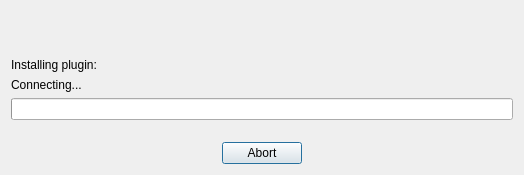
<ui version="4.0" >
 <author>Matthew Perry, Borys Jurgiel</author>
 <class>QgsPluginInstallerInstallingDialog</class>
 <widget class="QDialog" name="QgsPluginInstallerInstallingDialog" >
  <property name="geometry" >
   <rect>
    <x>0</x>
    <y>0</y>
    <width>520</width>
    <height>175</height>
   </rect>
  </property>
  <property name="windowTitle" >
   <string>QGIS Python Plugin Installer</string>
  </property>
  <property name="windowIcon" >
   <iconset resource="resources.qrc" >:/plugins/installer/qgis-icon.png</iconset>
  </property>
  <layout class="QGridLayout" >
   <item row="0" column="0" >
    <spacer>
     <property name="orientation" >
      <enum>Qt::Vertical</enum>
     </property>
     <property name="sizeType" >
      <enum>QSizePolicy::MinimumExpanding</enum>
     </property>
     <property name="sizeHint" >
      <size>
       <width>502</width>
       <height>16</height>
      </size>
     </property>
    </spacer>
   </item>
   <item row="1" column="0" >
    <layout class="QHBoxLayout" >
     <item>
      <widget class="QLabel" name="label" >
       <property name="text" >
        <string>Installing plugin:</string>
       </property>
      </widget>
     </item>
     <item>
      <widget class="QLabel" name="labelName" >
       <property name="sizePolicy" >
        <sizepolicy vsizetype="Preferred" hsizetype="Expanding" >
         <horstretch>0</horstretch>
         <verstretch>0</verstretch>
        </sizepolicy>
       </property>
       <property name="text" >
        <string/>
       </property>
      </widget>
     </item>
    </layout>
   </item>
   <item row="2" column="0" >
    <widget class="QLabel" name="labelState" >
     <property name="text" >
      <string>Connecting...</string>
     </property>
    </widget>
   </item>
   <item row="3" column="0" >
    <widget class="QProgressBar" name="progressBar" >
     <property name="maximum" >
      <number>100</number>
     </property>
     <property name="value" >
      <number>0</number>
     </property>
     <property name="alignment" >
      <set>Qt::AlignHCenter</set>
     </property>
     <property name="textDirection" >
      <enum>QProgressBar::TopToBottom</enum>
     </property>
     <property name="format" >
      <string/>
     </property>
    </widget>
   </item>
   <item row="4" column="0" >
    <spacer>
     <property name="orientation" >
      <enum>Qt::Vertical</enum>
     </property>
     <property name="sizeType" >
      <enum>QSizePolicy::Fixed</enum>
     </property>
     <property name="sizeHint" >
      <size>
       <width>502</width>
       <height>16</height>
      </size>
     </property>
    </spacer>
   </item>
   <item row="5" column="0" >
    <widget class="QDialogButtonBox" name="buttonBox" >
     <property name="focusPolicy" >
      <enum>Qt::NoFocus</enum>
     </property>
     <property name="contextMenuPolicy" >
      <enum>Qt::NoContextMenu</enum>
     </property>
     <property name="standardButtons" >
      <set>QDialogButtonBox::Abort</set>
     </property>
     <property name="centerButtons" >
      <bool>true</bool>
     </property>
    </widget>
   </item>
  </layout>
 </widget>
 <resources>
  <include location="resources.qrc" />
 </resources>
 <connections/>
</ui>
